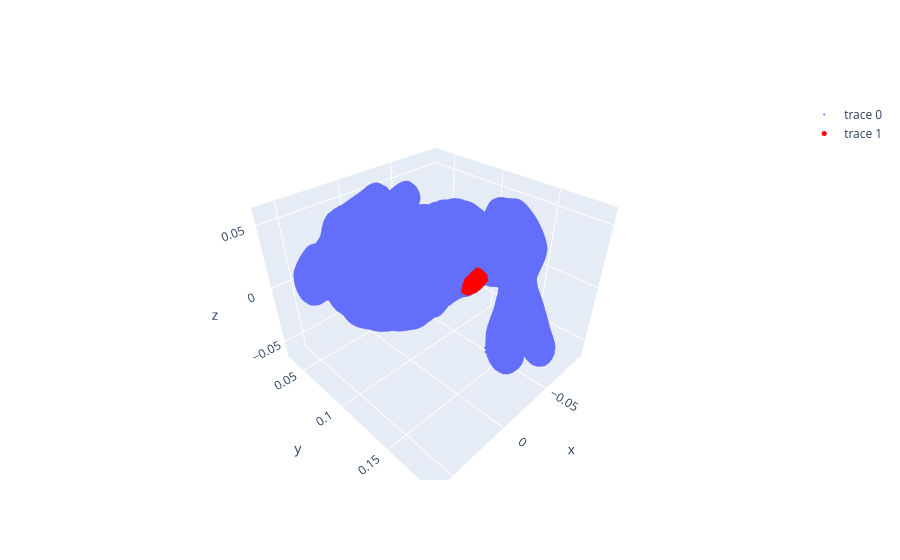

Source (notebook cell):
### Code cell
k = knn_points.to_numpy()
fig = go.Figure([
    go.Scatter3d(x=p[:, 0], y=p[:, 1], z=p[:, 2], mode="markers", marker=dict(size=2)),
    go.Scatter3d(x=k[:, 0], y=k[:, 1], z=k[:, 2], mode="markers", marker=dict(size=5, color="red"))
])
fig.show()

### Figure 1 — Plotly figure (JSON) as saved in the notebook; plotly's stock layout.template omitted (floating-point values rounded to 4 significant figures; data arrays with more than 128 entries replaced by an {"elided": "..."} marker saying what was removed)
{"data": [{"marker": {"size": 2}, "mode": "markers", "type": "scatter3d", "x": {"elided": "35947 float values"}, "y": {"elided": "35947 float values"}, "z": {"elided": "35947 float values"}}, {"marker": {"color": "red", "size": 5}, "mode": "markers", "type": "scatter3d", "x": {"elided": "200 float values"}, "y": {"elided": "200 float values"}, "z": {"elided": "200 float values"}}], "layout": {}}
